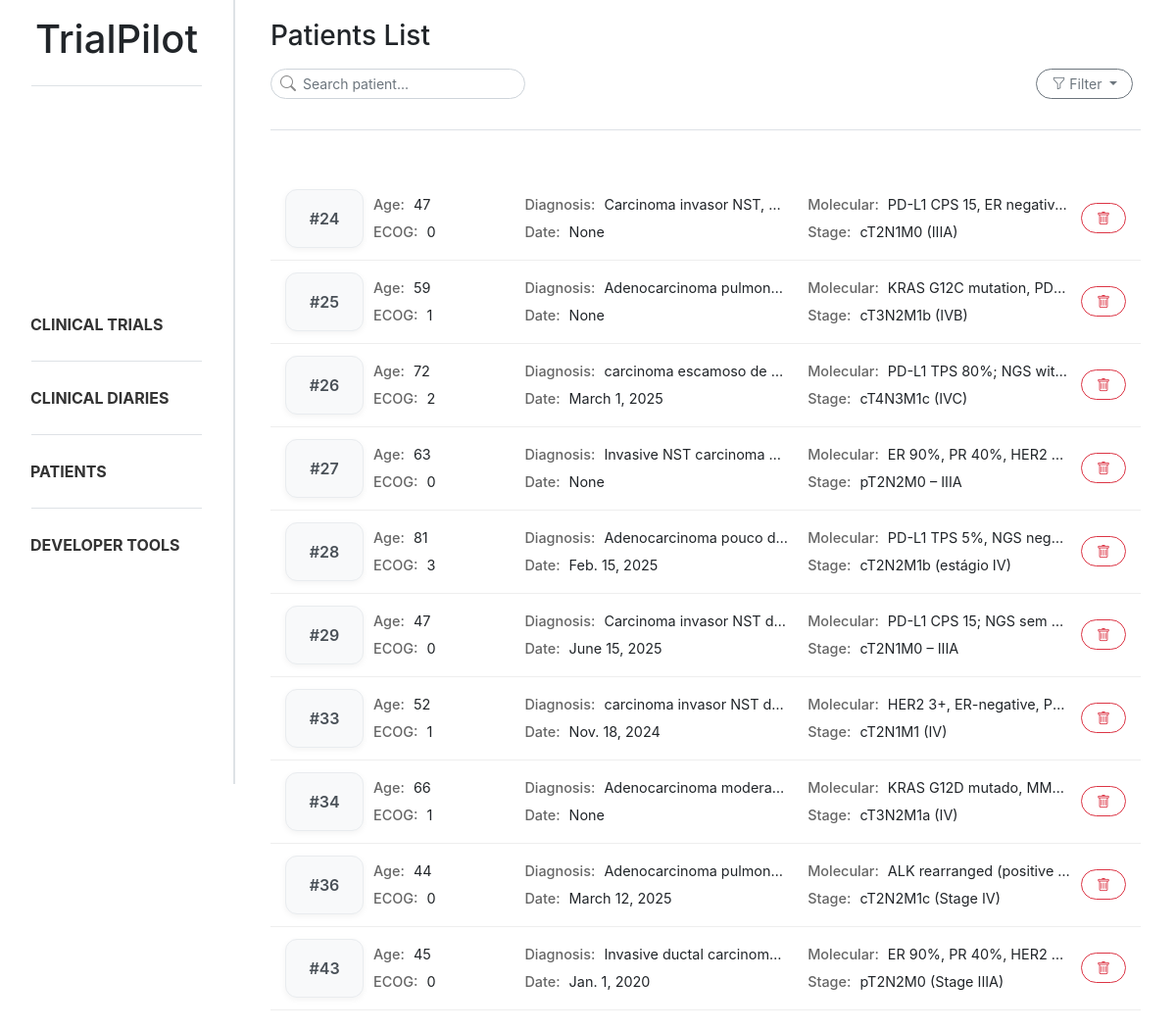
The app's page /patients/ with its own data.
### trialpilot/models.py (models this page shows, shortened)
class Patient_profile(models.Model):
    document = models.ForeignKey(Document, on_delete=models.CASCADE, related_name="patient_profiles")
    age = models.IntegerField(null=True, blank=True)
    ecog_ps = models.IntegerField(null=True, blank=True)
    diagnosis = models.CharField(max_length=255, null=True, blank=True)
    diagnosis_date = models.DateField(null=True, blank=True)
    molecular_status = models.CharField(max_length=255, null=True, blank=True)
    stage = models.CharField(max_length=50, null=True, blank=True)
    control = models.CharField(max_length=255, null=True, blank=True)
    created_at = models.DateTimeField(auto_now_add=True)

### trialpilot/views.py (the view, shortened to what this page needs)
# urls.py: path('patients/', patient_list, name='patient_list'),
def patient_list(request):
    search = request.GET.get("search", "").strip()
    stage = request.GET.get("stage", "").strip()
    molecular_status = request.GET.get("molecular_status", "").strip()
    patients = Patient_profile.objects.all()
    if stage:
        patients = patients.filter(stage__icontains=stage)
    if molecular_status:
        patients = patients.filter(molecular_status__icontains=molecular_status)
    patient_data = []
    for patient in patients:
        treatments = Treatment.objects.filter(patient=patient)
        patient_data.append((patient, treatments))
    return render(request, 'trialpilot/patient_list.html', {
        'patient_data': patient_data,
        'search': search,
        'stage': stage,
        'molecular_status': molecular_status,
    })

### trialpilot/templates/trialpilot/patient_list.html (shortened to what this page needs)
{% extends "trialpilot/base.html" %}
{% block content %}
<div class="d-flex flex-column mb-4 ml-3 mr-3">
    <h3 class="mb-3">Patients List</h3>
    <div class="d-flex justify-content-between align-items-center mb-3">
        <form method="GET">
            <div class="position-relative" style="width:260px">
                <i class="bi bi-search position-absolute"
                    style="left:10px; top:50%; transform:translateY(-50%); color:#888;"></i>
                <input type="text" name="search" class="form-control form-control-sm rounded-ui"
                    style="padding-left: 32px;" placeholder="Search patient...">
            </div>
        </form>
        <div class="dropdown" style="margin-right: 0.5rem;">
            <button class="btn btn-outline-secondary btn-sm rounded-ui dropdown-toggle" type="button"
                data-bs-toggle="dropdown" aria-expanded="false">
                <i class="bi bi-funnel"></i>
                Filter
            </button>
        </div>
    </div>
    <div class="sidebar-divider mb-4"></div>
</div>
<div class="patient-list ml-3 mr-3">
    {% for patient, treatments in patient_data %}
    <div class="patient-card patient-card-trigger" data-id="{{ patient.id }}" data-age="{{ patient.age }}"
        data-ecog="{{ patient.ecog_ps }}" data-diagnosis="{{ patient.diagnosis }}"
        data-date="{{ patient.diagnosis_date }}" data-molecular="{{ patient.molecular_status }}"
        data-stage="{{ patient.stage }}" data-control="{{ patient.control }}" data-treatments='[
        {% for t in treatments %}
            {
                "name": "{{ t.treatment_name|escapejs }}",
                "start": "{{ t.start_date }}",
                "end": "{{ t.end_date|default:"Ongoing" }}"
            }{% if not forloop.last %},{% endif %}
        {% endfor %}
     ]'>
        <div class="patient-layout">
            <div class="patient-id">
                #{{ patient.id }}
            </div>
            <div class="patient-grid">
                <div><strong>Age:</strong> {{ patient.age }}</div>
                <div><strong>Diagnosis:</strong> {{ patient.diagnosis }}</div>
                <div><strong>Molecular:</strong> {{ patient.molecular_status }}</div>
                <div><strong>ECOG:</strong> {{ patient.ecog_ps }}</div>
                <div><strong>Date:</strong> {{ patient.diagnosis_date }}</div>
                <div><strong>Stage:</strong> {{ patient.stage }}</div>
            </div>
            <div class="patient-actions">
                <button class="btn btn-outline-danger btn-sm reset-btn rounded-ui"
                    data-document-id="{{ patient.document.id }}" data-patient-id="{{ patient.id }}">
                    <i class="bi bi-trash"></i>
                </button>
            </div>
        </div>
    </div>
    {% endfor %}
</div>
{% endblock %}

### static/css/style.css (style rules this page uses)
body { overflow-x: hidden; }
html, body { height: 100%; }
.sidebar-divider { height: 1px; background-color: #dee2e6; margin-bottom: 15px; margin-top: 15px; }
.rounded-ui { border-radius: 1rem !important; padding-left: 15px; padding-right: 15px; }
.patient-card { padding: 12px 15px; border-bottom: 1px solid #eee; transition: all 0.15s ease; cursor: pointer; }
.patient-actions { display: flex; align-items: center; justify-content: center; }
.patient-grid { display: grid; grid-template-columns: 1fr 2fr 2fr; grid-template-rows: auto auto; gap: 6px 20px; font-size: 0.9rem; }
.patient-grid div { overflow: hidden; white-space: nowrap; text-overflow: ellipsis; }
.patient-grid strong { color: #666; font-weight: 500; margin-right: 5px; }
.patient-layout { display: grid; grid-template-columns: 80px 1fr auto; align-items: center; gap: 10px; }
.patient-id { display: flex; align-items: center; justify-content: center; font-weight: 600; color: #495057; background: #f8f9fa; border: 1px solid #e9ecef; border-radius: 12px; height: 100%; min-height: 60px; box-shadow: 0 2px 6px rgba(0, 0, 0, 0.05); }

### records on screen
Patient_profile: id "24", age "47", diagnosis "Carcinoma invasor NST,…", molecular_status "PD-L1 CPS 15, ER negativ…", ecog_ps "0", diagnosis_date "None", stage "cT2N1M0 (IIIA)"
Patient_profile: id "25", age "59", diagnosis "Adenocarcinoma pulmon…", molecular_status "KRAS G12C mutation, PD…", ecog_ps "1", diagnosis_date "None", stage "cT3N2M1b (IVB)"
Patient_profile: id "26", age "72", diagnosis "carcinoma escamoso de…", molecular_status "PD-L1 TPS 80%; NGS wit…", ecog_ps "2", diagnosis_date "March 1, 2025", stage "cT4N3M1c (IVC)"
Patient_profile: id "27", age "63", diagnosis "Invasive NST carcinoma…", molecular_status "ER 90%, PR 40%, HER2…", ecog_ps "0", diagnosis_date "None", stage "pT2N2M0 – IIIA"
Patient_profile: id "28", age "81", diagnosis "Adenocarcinoma pouco d…", molecular_status "PD-L1 TPS 5%, NGS nega…", ecog_ps "3", diagnosis_date "Feb. 15, 2025", stage "cT2N2M1b (estágio IV)"
Patient_profile: id "29", age "47", diagnosis "Carcinoma invasor NST d…", molecular_status "PD-L1 CPS 15; NGS sem…", ecog_ps "0", diagnosis_date "June 15, 2025", stage "cT2N1M0 – IIIA"
Patient_profile: id "33", age "52", diagnosis "carcinoma invasor NST d…", molecular_status "HER2 3+, ER-negative, P…", ecog_ps "1", diagnosis_date "Nov. 18, 2024", stage "cT2N1M1 (IV)"
Patient_profile: id "34", age "66", diagnosis "Adenocarcinoma modera…", molecular_status "KRAS G12D mutado, MM…", ecog_ps "1", diagnosis_date "None", stage "cT3N2M1a (IV)"
Patient_profile: id "36", age "44", diagnosis "Adenocarcinoma pulmon…", molecular_status "ALK rearranged (positive…", ecog_ps "0", diagnosis_date "March 12, 2025", stage "cT2N2M1c (Stage IV)"
Patient_profile: id "43", age "45", diagnosis "Invasive ductal carcinom…", molecular_status "ER 90%, PR 40%, HER2…", ecog_ps "0", diagnosis_date "Jan. 1, 2020", stage "pT2N2M0 (Stage IIIA)"
